Frame 1 (no input): blank canvas, image omitted
Frame 60 (no input): blank canvas, image omitted
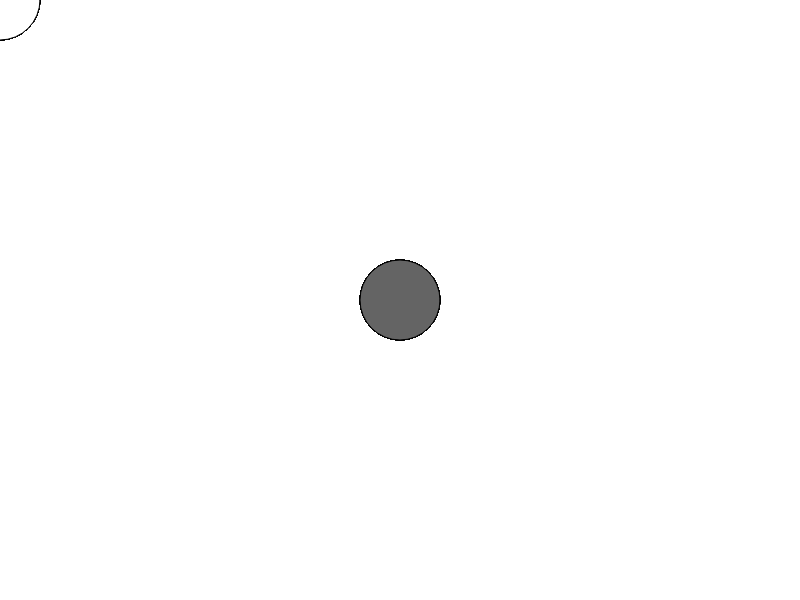
Frame 120 (the mouse pressed at the canvas centre since frame 60)

The p5.js sketch whose frames 1 and 60 were blank and that drew this single picture after the mouse press (run headless with seeded random() and noise() and a simulated clock; from frame 60 on, the mouse is pressed at the canvas centre):

// p5.js sketch
// ── sketch.js
function setup() {
  createCanvas(800, 600);
}

function draw() {
  if (mouseIsPressed) {
    fill(100);
  }
  else {
    fill(255);
  }

  ellipse(mouseX, mouseY, 80, 80);
}
